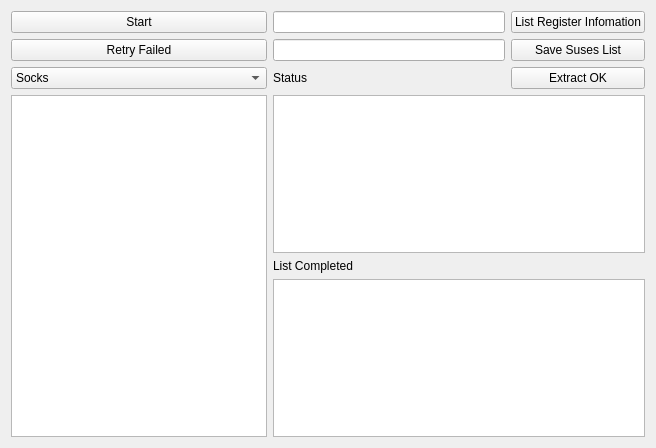
<?xml version="1.0" encoding="UTF-8"?>
<ui version="4.0">
 <class>Form</class>
 <widget class="QWidget" name="Form">
  <property name="geometry">
   <rect>
    <x>0</x>
    <y>0</y>
    <width>656</width>
    <height>448</height>
   </rect>
  </property>
  <property name="windowTitle">
   <string>Form</string>
  </property>
  <layout class="QGridLayout" name="gridLayout_2">
   <item row="0" column="1">
    <layout class="QGridLayout" name="gridLayout">
     <property name="sizeConstraint">
      <enum>QLayout::SetDefaultConstraint</enum>
     </property>
     <item row="3" column="0" rowspan="3">
      <widget class="QTextEdit" name="textEdit"/>
     </item>
     <item row="4" column="1">
      <widget class="QLabel" name="label_2">
       <property name="text">
        <string>List Completed</string>
       </property>
      </widget>
     </item>
     <item row="0" column="1">
      <widget class="QLineEdit" name="lineEdit"/>
     </item>
     <item row="1" column="1">
      <widget class="QLineEdit" name="lineEdit_2"/>
     </item>
     <item row="0" column="0">
      <widget class="QPushButton" name="startButton">
       <property name="text">
        <string>Start</string>
       </property>
      </widget>
     </item>
     <item row="0" column="2">
      <widget class="QPushButton" name="reginfopushButton">
       <property name="text">
        <string>List Register Infomation</string>
       </property>
      </widget>
     </item>
     <item row="1" column="0">
      <widget class="QPushButton" name="retryButton">
       <property name="text">
        <string>Retry Failed</string>
       </property>
      </widget>
     </item>
     <item row="1" column="2">
      <widget class="QPushButton" name="pushButton">
       <property name="text">
        <string>Save Suses List</string>
       </property>
      </widget>
     </item>
     <item row="2" column="2">
      <widget class="QPushButton" name="extractButton">
       <property name="text">
        <string>Extract OK</string>
       </property>
      </widget>
     </item>
     <item row="3" column="1" colspan="2">
      <widget class="QTextEdit" name="outputTextEdit">
       <property name="readOnly">
        <bool>true</bool>
       </property>
      </widget>
     </item>
     <item row="5" column="1" colspan="2">
      <widget class="QTextEdit" name="inputTextEdit"/>
     </item>
     <item row="2" column="1">
      <widget class="QLabel" name="label">
       <property name="text">
        <string>Status</string>
       </property>
      </widget>
     </item>
     <item row="2" column="0">
      <widget class="QComboBox" name="comboBox">
       <item>
        <property name="text">
         <string>Socks</string>
        </property>
       </item>
       <item>
        <property name="text">
         <string>Proxy</string>
        </property>
       </item>
      </widget>
     </item>
    </layout>
   </item>
  </layout>
 </widget>
 <resources/>
 <connections/>
</ui>
